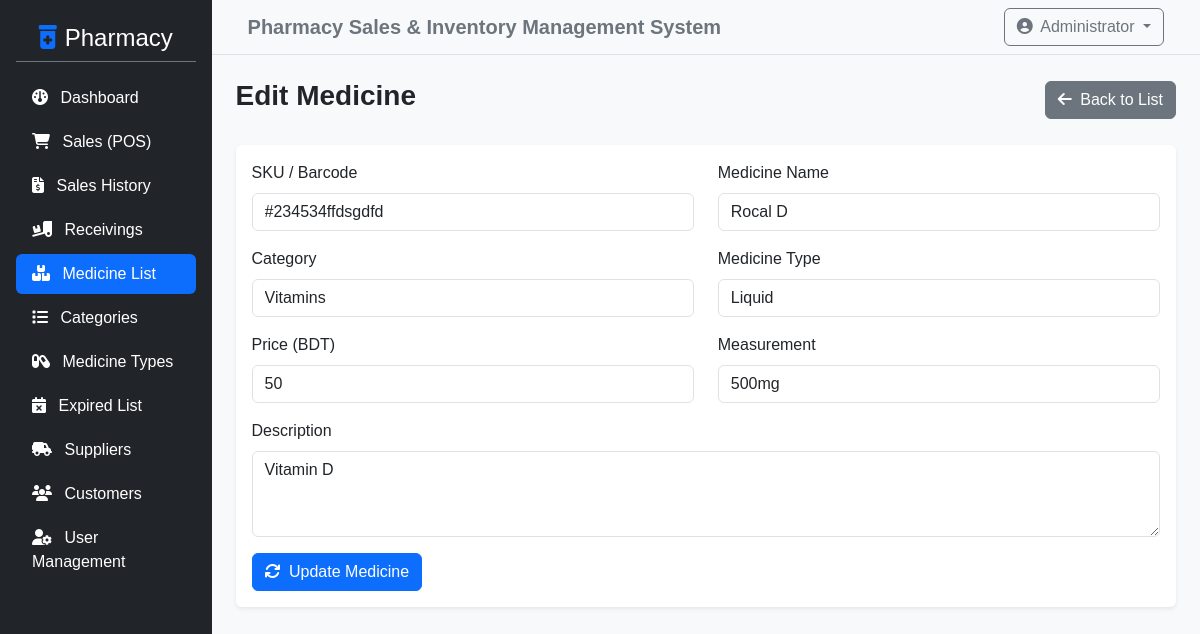
The page /admin/edit_medicine.php?id=8 (signed in) on the database its author committed.
### tables this page shows
CREATE TABLE `product_list` (
  `id` int NOT NULL,
  `category_id` int NOT NULL,
  `type_id` int DEFAULT NULL,
  `sku` varchar(50) NOT NULL,
  `price` double NOT NULL,
  `name` varchar(150) NOT NULL,
  `measurement` varchar(50) DEFAULT NULL,
  `description` text NOT NULL,
  `prescription` tinyint(1) NOT NULL DEFAULT '0',
  `expiry_date` date DEFAULT NULL,
  `supplier_id` int DEFAULT NULL,
  `quantity` int DEFAULT '0'
);

### admin/edit_medicine.php (the view, shortened to what this page needs)
<?php
include '../config/db_connect.php';
$id = $_GET['id'];
$sql = "SELECT * FROM product_list WHERE id = $id";
$result = $conn->query($sql);
$medicine = $result->fetch_assoc();
?>
<?php include '../includes/header.php'; ?>
<div class="d-flex">
    <?php include '../includes/sidebar.php'; ?>
    <div class="w-100 bg-light min-vh-100">
        <?php include '../includes/topbar.php'; ?>
        <div class="container-fluid p-4">
            <div class="d-flex justify-content-between align-items-center mb-4">
                <h3 class="fw-bold">Edit Medicine</h3>
                <a href="medicines.php" class="btn btn-secondary"><i class="fa-solid fa-arrow-left me-1"></i> Back to List</a>
            </div>
            <div class="card shadow-sm border-0">
                <div class="card-body">
                    <form method="POST" action="">
                        <div class="row">
                            <div class="col-md-6 mb-3">
                                <label class="form-label">SKU / Barcode</label>
                                <input type="text" name="sku" class="form-control" value="<?php echo htmlspecialchars($medicine['sku']); ?>" required>
                            </div>
                            <div class="col-md-6 mb-3">
                                <label class="form-label">Medicine Name</label>
                                <input type="text" name="name" class="form-control" value="<?php echo htmlspecialchars($medicine['name']); ?>" required>
                            </div>
                        </div>
                        <div class="row">
                            <div class="col-md-6 mb-3">
                                <label class="form-label">Category</label>
                                <select name="category_id" class="form-control" required>
                                    <?php
                                    $cat_result = $conn->query("SELECT * FROM category_list");
                                    while ($cat = $cat_result->fetch_assoc()) {
                                        $selected = ($cat['id'] == $medicine['category_id']) ? "selected" : "";
                                        echo "<option value='" . $cat['id'] . "' $selected>" . $cat['name'] . "</option>";
                                    }
                                    ?>
                                </select>
                            </div>
                            <div class="col-md-6 mb-3">
                                <label class="form-label">Medicine Type</label>
                                <select name="type_id" class="form-control" required>
                                    <?php
                                    $type_result = $conn->query("SELECT * FROM type_list");
                                    while ($type = $type_result->fetch_assoc()) {
                                        $selected = ($type['id'] == $medicine['type_id']) ? "selected" : "";
                                        echo "<option value='" . $type['id'] . "' $selected>" . $type['name'] . "</option>";
                                    }
                                    ?>
                                </select>
                            </div>
                        </div>
                        <div class="row">
                            <div class="col-md-6 mb-3">
                                <label class="form-label">Price (BDT)</label>
                                <input type="number" step="0.01" name="price" class="form-control" value="<?php echo $medicine['price']; ?>" required>
                            </div>
                            <div class="col-md-6 mb-3">
                                <label class="form-label">Measurement</label>
                                <input type="text" name="measurement" class="form-control" value="<?php echo htmlspecialchars($medicine['measurement']); ?>">
                            </div>
                        </div>
                        <div class="mb-3">
                            <label class="form-label">Description</label>
                            <textarea name="description" class="form-control" rows="3"><?php echo htmlspecialchars($medicine['description']); ?></textarea>
                        </div>
                        <button type="submit" class="btn btn-primary"><i class="fa-solid fa-sync me-1"></i> Update Medicine</button>
                    </form>
                </div>
            </div>
        </div>
    </div>
</div>
<?php include '../includes/footer.php'; ?>

### assets/css/style.css (style rules this page uses)
body { font-family: 'Segoe UI', Tahoma, Geneva, Verdana, sans-serif; background-color: #f8f9fa; }
body { background-color: #f8f9fa; font-family: Arial, sans-serif; }

### rows shown on the page
product_list: sku "#234534ffdsgdfd", name "Rocal D", price "50", measurement "500mg", description "Vitamin D"

### other values the page prints
form field category_id "Vitamins"
form field type_id "Liquid"
